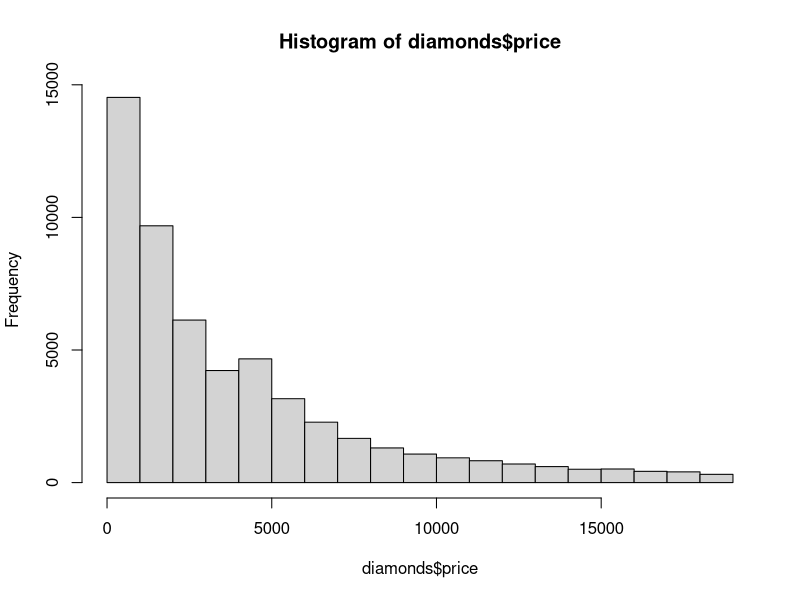
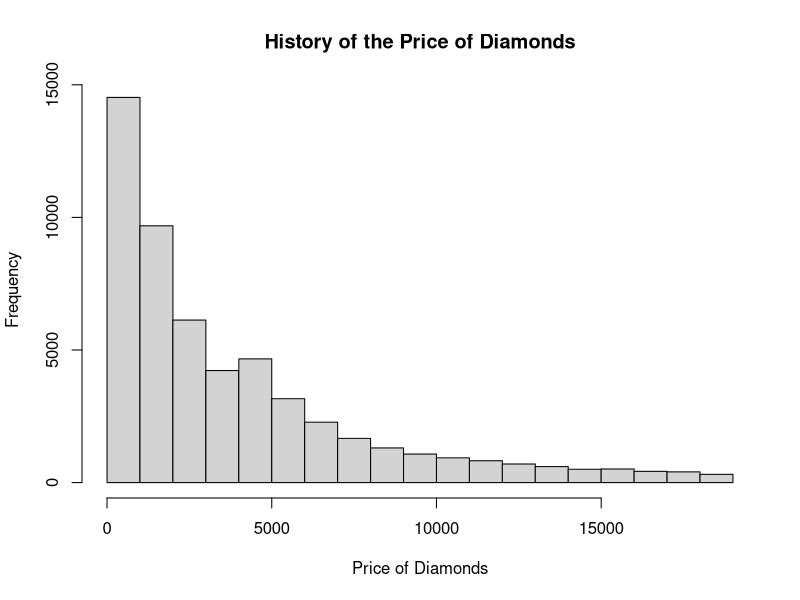
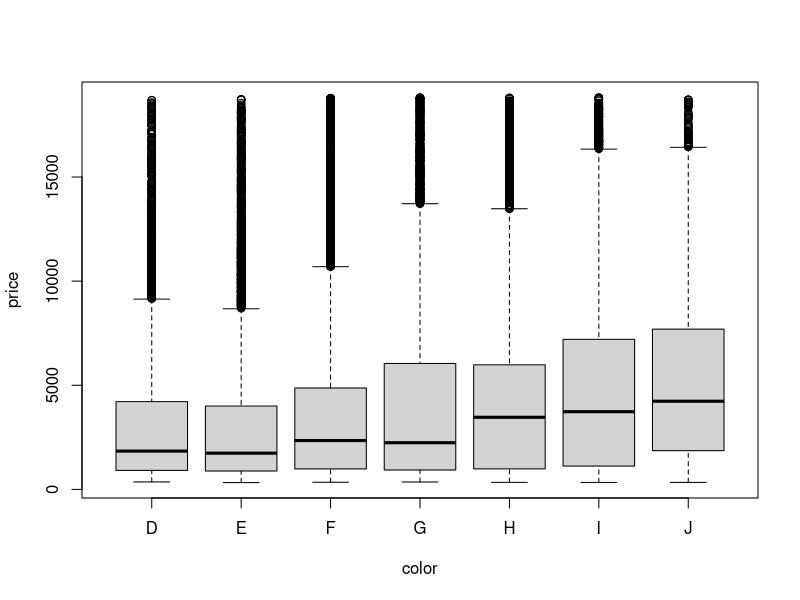
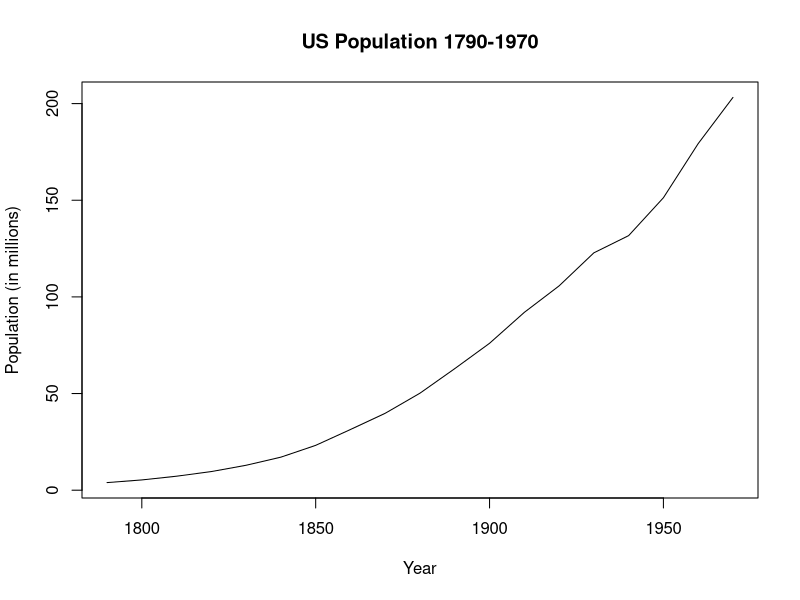

Reproduce these figures in R, in order. (Note: this script raises an error after producing the figures.)
library(tidyverse)

data(diamonds)
head(diamonds)
View(diamonds)


hist(diamonds$price)

# Question 1

hist(diamonds$price,
     main = "History of the Price of Diamonds",
     ylab = "Frequency",
     xlab = "Price of Diamonds")

# Question 2
diamonds %>%
  select(color, price) %>%
  plot()

# Question 4
data(uspop)
uspop%>%
  plot(
    main = "US Population 1790-1970",
    xlab = "Year",
    ylab = "Population (in millions)"
  )

# Question 5

df <- import("StateData.xlsx") %>%
  as_tibble() %>%
  select(state_code, 
         psychRegions,
         instagram:modernDance) %>% 
  mutate(psychRegions = as.factor(psychRegions)) %>%
  rename(y = psychRegions) %>%
  print()

hc <- df %>%  # Get data
  dist %>%    # Compute distance/dissimilarity matrix
  hclust      # Compute hierarchical clusters

hc %>% plot(labels = df$state_code)

# Question 6
x = c(24, 13, 7, 5, 3, 2)
barplot(x)
barplot(x, col = "red3")

# Question 7
diamonds %>%
  select(clarity) %>%
  table() %>%
  sort(decreasing = T) %>%
  barplot()